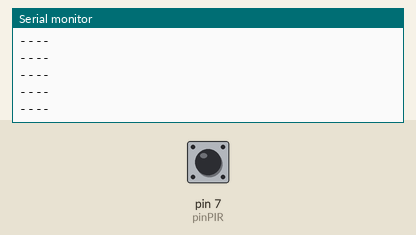
The sketch below on a simulated Arduino Uno, built with avr-gcc and run on an emulated ATmega328P. Shown: the last lines printed to the serial monitor. The inputs (shaded band) are chosen by the test bench; at power-on: pin 7 (pinPIR) LOW.

Above: at 1.2 s.
1.3 s: pin 7 (pinPIR) driven HIGH
At 2.2 s:
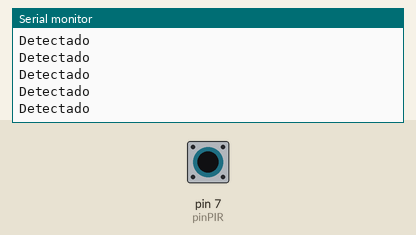
3.2 s: pin 7 (pinPIR) driven LOW
At 4.1 s:
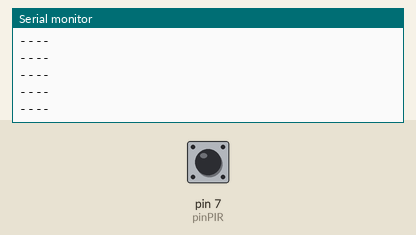
4.7 s: pin 7 (pinPIR) driven HIGH
At 5.7 s:
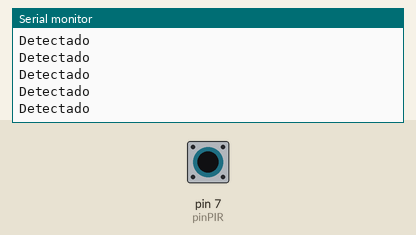

The sketch:

sensorPresenca.ino
```cpp
#define pinPIR 7

void setup() {
	pinMode(pinPIR, INPUT);
	Serial.begin(9600);
}

void loop() {
	bool valorPIR = digitalRead(pinPIR);

	if (valorPIR)
		Serial.println("Detectado");
	else
		Serial.println("----");
}
```

Measured:
- after the input at 1.3 s, the serial monitor: prints a new line after 0.07 s (image 1)
